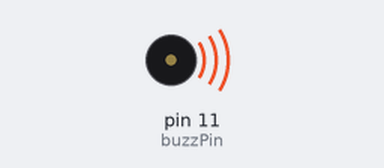
A sketch run on a simulated Arduino Uno, built with avr-gcc and run on an emulated ATmega328P. On the bench: buzzer (waves = sounding, pin HIGH).

Above: at 0.1 s.
Timing chart, 0 to 3.0 s (numbered marks = the images above):
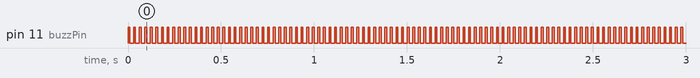

Measured:
- by itself, pin 11 (buzzPin): alternates HIGH for 0.01 s and LOW for 0.02 s

The sketch:

BuzzerTonePractice.ino
```cpp
int buzzPin = 11;
int waitTimeone = 10;
int waitTimetwo = 20;
int i;

void setup() {
  // put your setup code here, to run once:
  pinMode(buzzPin,OUTPUT);
}

void loop() {
  // put your main code here, to run repeatedly:
  for(i=0;i<100;i++){
    digitalWrite(buzzPin,HIGH);
    delay(waitTimeone);
    digitalWrite(buzzPin,LOW);
    delay(waitTimetwo);
  }
}
```
